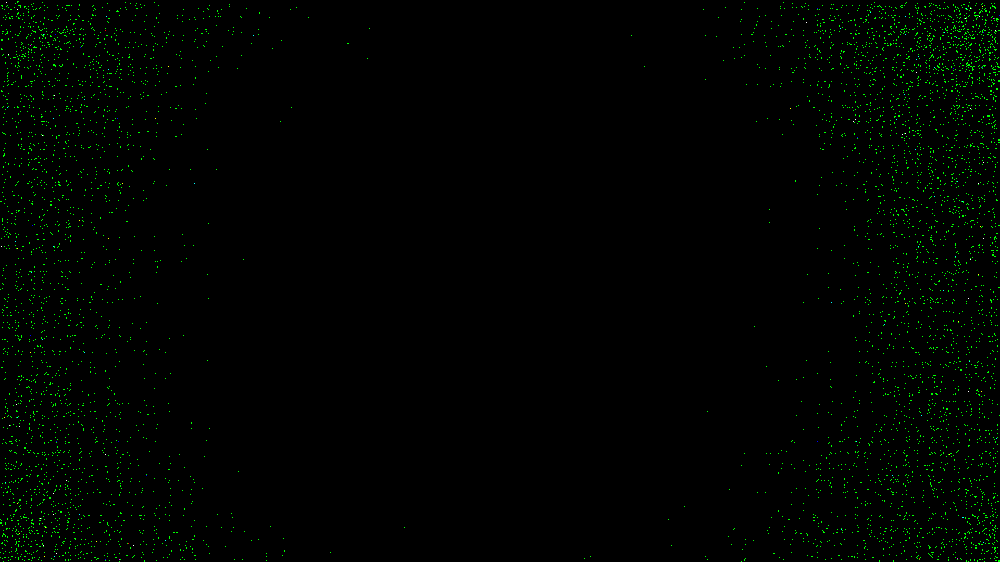
#> input picture assets/darks/bias_G1.png, 1000 x 562 px, shrunk from 1920 x 1080 before the run
$ python image_analysis.py ../assets/darks/bias_G1.png
#> lines starting #> are read from the running program, lines starting #| are printed output that depends on the picture; after the words box and inside, x2 and y2 are one past the last pixel; in counts of white or black regions, pixels touching at a corner belong together
import argparse
import sys
import numpy as np
import cv2
import os

def load_image(image_path):
    """Load image using OpenCV, return both BGR and grayscale versions."""
    if not os.path.exists(image_path):
        print(f"Error: The file '{image_path}' could not be found.")
        sys.exit(1)
    img_bgr = cv2.imread(image_path)
    if img_bgr is None:
        print(f"Error: Failed to open '{image_path}'.")
        sys.exit(1)
    img_gray = cv2.cvtColor(img_bgr, cv2.COLOR_BGR2GRAY)
    return img_bgr, img_gray

def get_roi_coordinates(h, w):
    """Calculates centered ROI coordinates based on a single percentage."""
    roi_percent = 0.7
    margin_h = (1.0 - roi_percent) / 2
    margin_w = (1.0 - roi_percent) / 2

    y_start, y_end = int(h * margin_h), int(h * (1.0 - margin_h))
    x_start, x_end = int(w * margin_w), int(w * (1.0 - margin_w))

    return y_start, y_end, x_start, x_end, roi_percent

def count_features_in_roi(features, roi_coords):
    """Counts how many detected points fall within the ROI boundaries."""
    if features is None:
        return 0
    y_start, y_end, x_start, x_end, _ = roi_coords
    count = 0
    for f in features:
        x, y = f.ravel()
        if x_start <= x < x_end and y_start <= y < y_end:
            count += 1
    return count

def analyze_stddev(img_gray, roi_coords):
    y_start, y_end, x_start, x_end, p = roi_coords

    std_global = np.std(img_gray)
    roi_array = img_gray[y_start:y_end, x_start:x_end]
    std_roi = np.std(roi_array)

    print("\n--- PART A: Noise Analysis ---")
    print(f"  ROI Setting:     {p*100:.1f}% of dimensions ({ (p*p)*100:.1f}% area)")
    print(f"  Global StdDev:   {std_global:.4f}")
    print(f"  ROI StdDev:      {std_roi:.4f}")
    print(f"  Difference:      {std_global - std_roi:.4f}")

def detect_features(img_bgr, img_gray, output_path, roi_coords):
    y_start, y_end, x_start, x_end, p = roi_coords
    print("\n--- PART B: Feature Detection ---")

    # 1. Current Settings
    current_features = cv2.goodFeaturesToTrack(img_gray, 150, 0.01, 10)
    count_current = 0 if current_features is None else len(current_features)
    roi_count_current = count_features_in_roi(current_features, roi_coords)

    print(f"  1. Current Settings: {count_current} total / {roi_count_current} inside ROI")
    print("     (qualityLevel=0.01, maxCorners=150, No normalization)")

    # 2. New Settings
    contrast_img = cv2.normalize(img_gray, None, 0, 255, cv2.NORM_MINMAX)
    new_features = cv2.goodFeaturesToTrack(contrast_img, 200, 0.001, 10)
    count_new = 0 if new_features is None else len(new_features)
    roi_count_new = count_features_in_roi(new_features, roi_coords)

    print(f"  2. New Settings:     {count_new} total / {roi_count_new} inside ROI")
    print("     (qualityLevel=0.001, maxCorners=200, With contrast normalization)")

    # Visual Output
    img_vis = img_bgr.copy()
    cv2.rectangle(img_vis, (x_start, y_start), (x_end, y_end), (255, 255, 0), 2)

    if current_features is not None:
        for i in current_features:
            cv2.circle(img_vis, tuple(i.ravel().astype(int)), 5, (0, 0, 255), -1)
    if new_features is not None:
        for i in new_features:
            cv2.circle(img_vis, tuple(i.ravel().astype(int)), 3, (0, 255, 0), 1)

    cv2.imwrite(output_path, img_vis)
    print(f"\n  Saved visual debug to: {output_path}")
    print("  Legend: RED DOTS = Current Settings | GREEN RINGS = New Settings")

def main():
    parser = argparse.ArgumentParser()
    parser.add_argument("image_path")
    parser.add_argument("--output", default="debug_features.jpg")
    args = parser.parse_args()

    img_bgr, img_gray = load_image(args.image_path)
#> in load_image, img_bgr is the input picture: shape (562, 1000, 3); mean B, G, R 0.000181, 0.0124, 0.000112
#> in load_image, `img_gray = cv2.cvtColor(img_bgr, cv2.COLOR_BGR2GRAY)`:
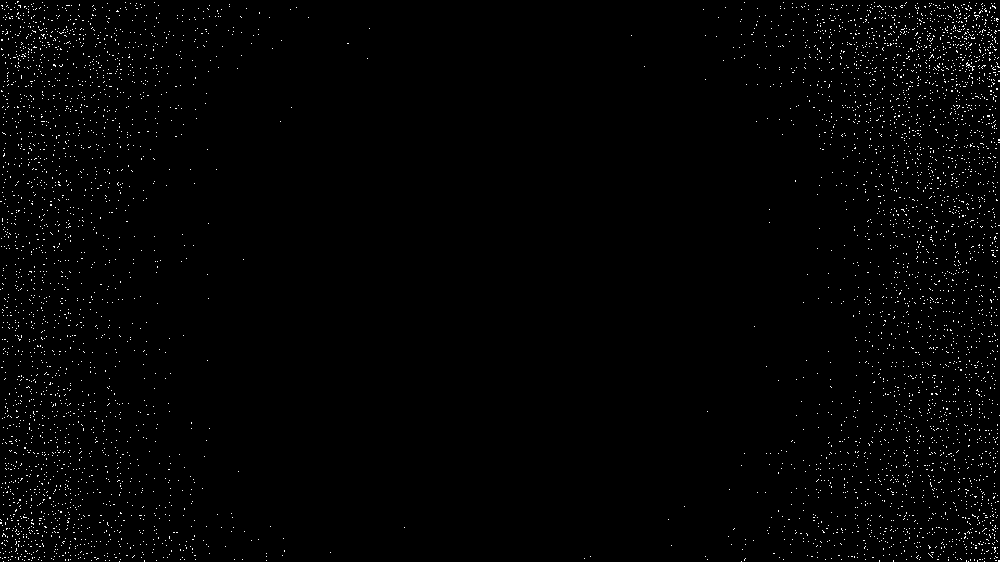
#> img_gray: shape (562, 1000); values 0 (black) and 1 (white), 1.2% white in thin lines or dots
    h, w = img_gray.shape
#> h = 562; w = 1000

    roi_coords = get_roi_coordinates(h, w)
#> roi_coords = (84, 477, 150, 850, 0.7)

    print(f"ANALYZING: {args.image_path} ({w}x{h})")
#| ANALYZING: ../assets/darks/bias_G1.png (1000x562)
    analyze_stddev(img_gray, roi_coords)
#> in analyze_stddev, `std_global = np.std(img_gray)`: std_global = 0.111
#> in analyze_stddev, `roi_array = img_gray[y_start:y_end, x_start:x_end]`:
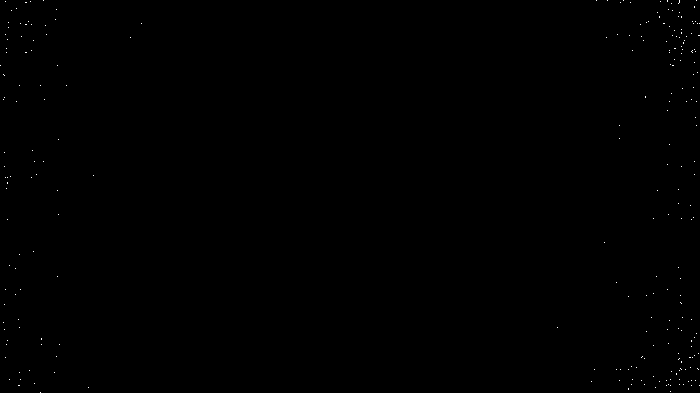
#> roi_array: shape (393, 700); values 0 (black) and 1 (white), 0.1% white in thin lines or dots
#> in analyze_stddev, `std_roi = np.std(roi_array)`: std_roi = 0.0317
#|   ROI Setting:     70.0% of dimensions (49.0% area)
#|   Global StdDev:   0.1107
#|   ROI StdDev:      0.0317
#|   Difference:      0.0790
    detect_features(img_bgr, img_gray, args.output, roi_coords)
#> in detect_features, `current_features = cv2.goodFeaturesToTrack(img_gray, 150, 0.01, 10)`: current_features = 150 rows, first 8: [976, 548], [61, 512], [20, 499], [50, 498], [25, 448], [947, 409], [932, 394], [961, 370]
#> in detect_features, `count_current = 0 if current_features is None else len(current_features)`: count_current = 150
#> the loop in count_features_in_roi, `for f in features:` made 150 passes
#> (x, y) on passes 1 to 12: (976, 548), (61, 512), (20, 499), (50, 498), (25, 448), (947, 409), (932, 394), (961, 370), (962, 216), (51, 205), (938, 178), (899, 116)
#> after the loop in count_features_in_roi, `for f in features:`: count = 0
#|   1. Current Settings: 150 total / 0 inside ROI
#> in detect_features, `contrast_img = cv2.normalize(img_gray, None, 0, 255, cv2.NORM_MINMAX)`: contrast_img: shape (562, 1000); 1.2% white in thin lines or dots
#> in detect_features, `new_features = cv2.goodFeaturesToTrack(contrast_img, 200, 0.001, 10)`: new_features = 200 rows, first 8: [976, 548], [61, 512], [20, 499], [50, 498], [25, 448], [947, 409], [932, 394], [961, 370]
#> in detect_features, `count_new = 0 if new_features is None else len(new_features)`: count_new = 200
#> the loop in count_features_in_roi (call 2), `for f in features:` made 200 passes
#> (x, y, count) on pass 192: (831, 115, 1)
#> in detect_features, `roi_count_new = count_features_in_roi(new_features, roi_coords)`: roi_count_new = 1
#|   2. New Settings:     200 total / 1 inside ROI
#> in detect_features, `cv2.rectangle(img_vis, (x_start, y_start), (x_end, y_end), (255, 255, ..`:
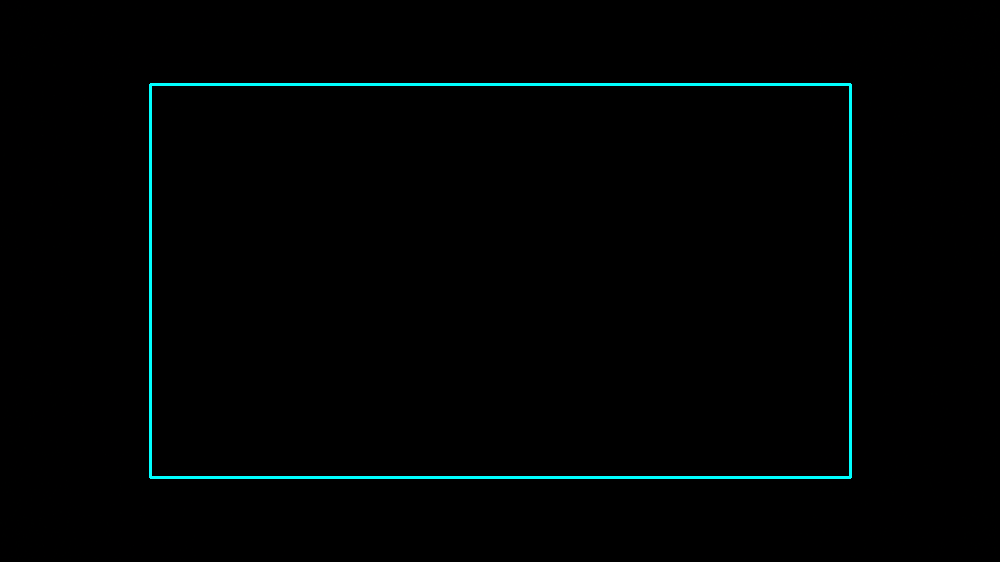
#> img_vis: shape (562, 1000, 3); 1.17% of pixels changed, all inside (x1, y1, x2, y2) = (149, 83, 852, 479)
#> the loop in detect_features, `for i in current_features:` made 150 passes
#> after the loop in detect_features, `for i in current_features:`:
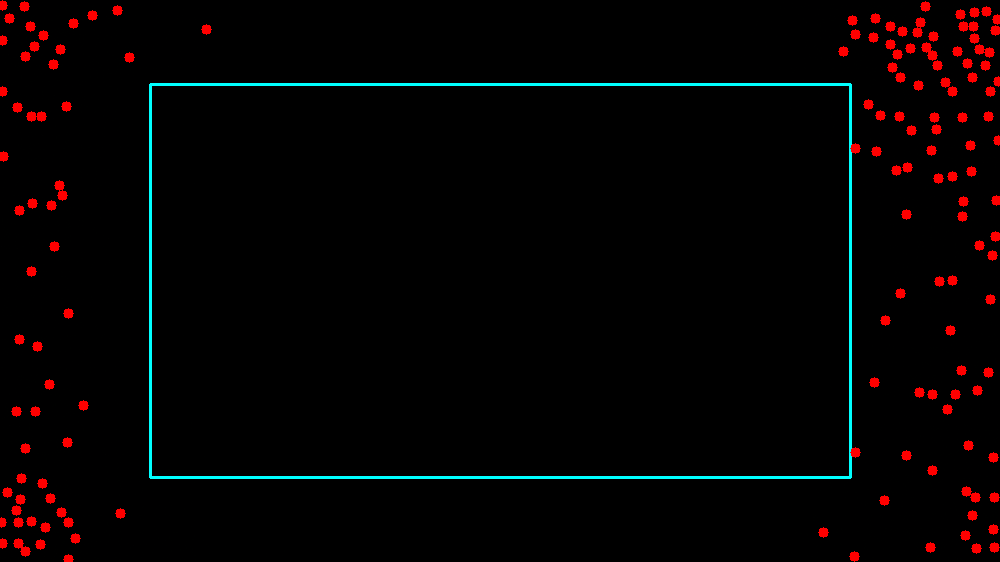
#> img_vis: shape (562, 1000, 3); 2.13% of pixels changed, all inside (x1, y1, x2, y2) = (0, 0, 1000, 562)
#> the loop in detect_features, `for i in new_features:` made 200 passes
#> after the loop in detect_features, `for i in new_features:`:
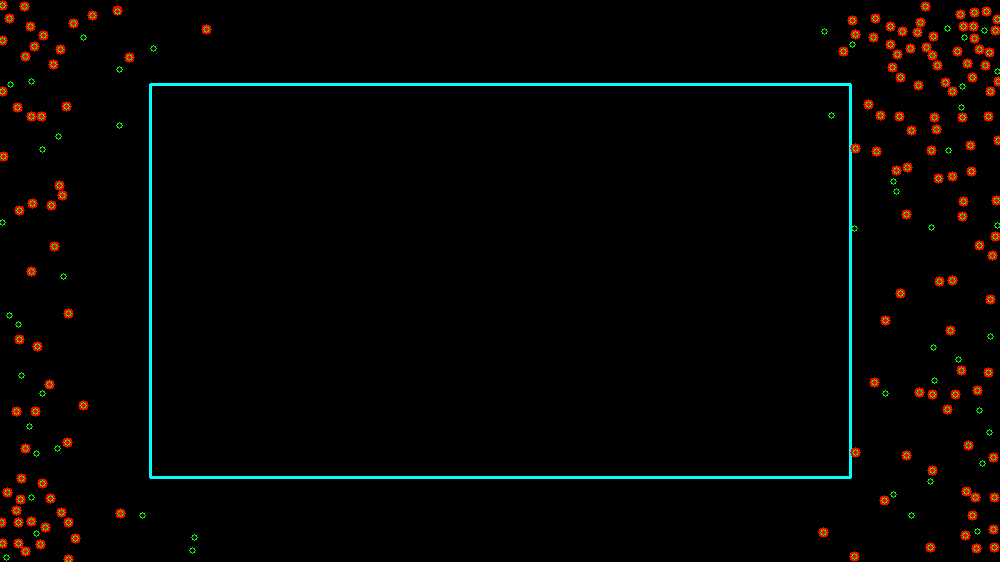
#> img_vis: shape (562, 1000, 3); 0.57% of pixels changed, all inside (x1, y1, x2, y2) = (0, 2, 1000, 562)

if __name__ == "__main__":
    main()
